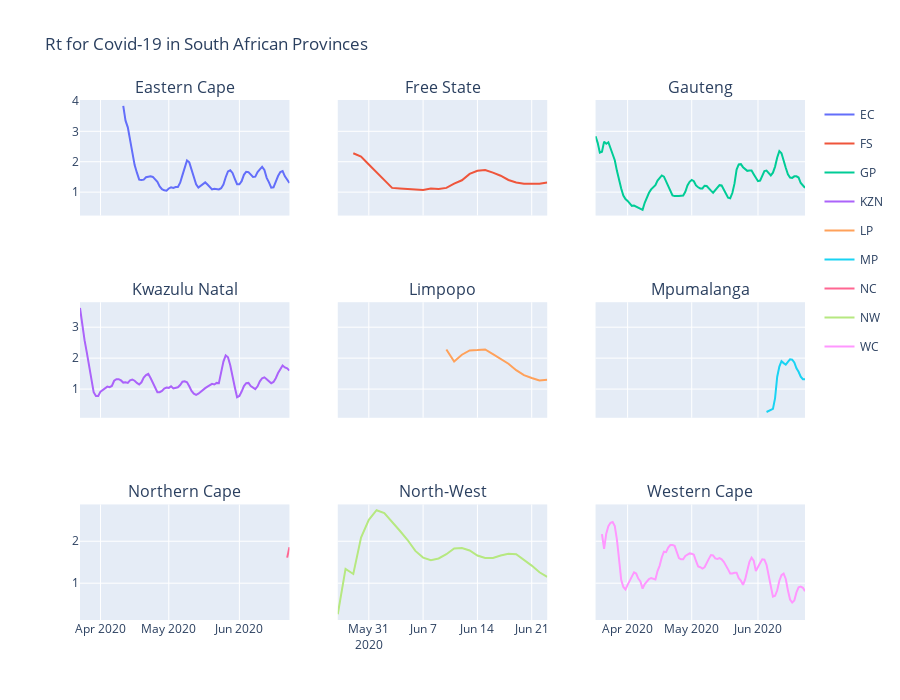

Write notebook code for a chart like this one.
### Code cell
fig5.update_layout(title_text="Rt for Covid-19 in South African Provinces", height=700)
fig5.update_traces(hovertemplate=None)
fig5.update_layout(hovermode="x")
